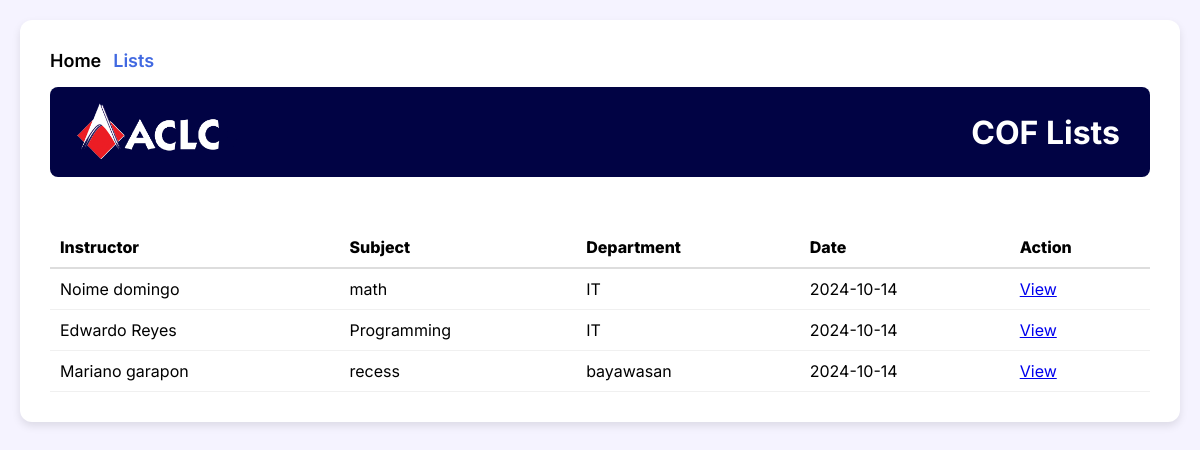
The page /lists.php on the database its author committed.
### tables this page shows
CREATE TABLE `rates` (
  `id` int(255) NOT NULL,
  `instructor` text NOT NULL,
  `subject` text NOT NULL,
  `date` text NOT NULL,
  `department` text NOT NULL,
  `comprate` longtext NOT NULL,
  `perrate` longtext NOT NULL,
  `comment` text NOT NULL,
  `total` int(255) NOT NULL,
  `score` int(255) NOT NULL
);

### lists.php (the view, shortened to what this page needs)
<?php
include './db/connection.php';
$lists = [];
$query = "SELECT * FROM rates";
$result = $conn->query($query);
while ($row = $result->fetch_assoc()) {
    $lists[] = $row;
}
?>
<!DOCTYPE html>
<html lang="en">
<head>
<head>
  <link href="./styles.css" rel="stylesheet">
</head>
</head>
<body>
<div class="container">
    <div class="navbar">
        <ul>
          <a href="./">Home</a>
          <a class="active" href="./lists.php">Lists</a>
        </ul>
    </div>
    <div class="header">
        <img src="./aclc2.png" alt="Logo" />
        <h1 class="header-text">COF Lists</h1>
    </div>
    <br>
    <table class="rating-table">
        <thead style="text-align: left">
            <th>Instructor</th>
            <th>Subject</th>
            <th>Department</th>
            <th>Date</th>
            <th>Action</th>
        </thead>
        <tbody>
            <?php foreach ($lists as $row): ?>
                <tr>
                    <td><?= $row['instructor'] ?></td>
                    <td><?= $row['subject'] ?></td>
                    <td><?= $row['department'] ?></td>
                    <td><?= $row['date'] ?></td>
                    <td><a href="./viewer.php?id=<?= $row['id'] ?>">View</a></td>
                </tr>
            <?php endforeach; ?>
        </tbody>
    </table>
</div>
</body>
</html>

### styles.css (style rules this page uses)
* { margin: 0; padding: 0; box-sizing: border-box; }
body { font-family: "Inter", sans-serif; background-color: #f5f3ff; padding: 20px; }
.container { max-width: 1300px; margin: 0 auto; background-color: white; padding: 30px; border-radius: 12px; box-shadow: 0 4px 8px rgba(0, 0, 0, 0.1); }
.navbar { width: 100%; height: auto; }
.navbar ul { display: flex; align-items: center; gap: 12px; padding-bottom: 16px; }
.navbar ul a { text-decoration: none; font-size: 18px; font-weight: 600; color: black; }
.navbar ul a.active { color: royalblue; }
.header { display: flex; align-items: center; justify-content: space-between; background-color: #010344; color: white; padding: 10px 20px; border-radius: 8px; margin-bottom: 20px; }
.header img { height: 70px; }
.header .header-text { color: white; transform: translateX(-10px); }
.rating-table { width: 100%; border-collapse: collapse; margin-top: 10px; }
.rating-table th, .rating-table td { padding: 10px; }
.rating-table th { font-weight: 800; border-bottom: 2px solid #ddd; }
.rating-table td { border-bottom: 1px solid #f0f0f0; }

### rows shown on the page
rates: instructor "Noime domingo", subject "math", department "IT", date "2024-10-14"
rates: instructor "Edwardo Reyes", subject "Programming", department "IT", date "2024-10-14"
rates: instructor "Mariano garapon", subject "recess", department "bayawasan", date "2024-10-14"
